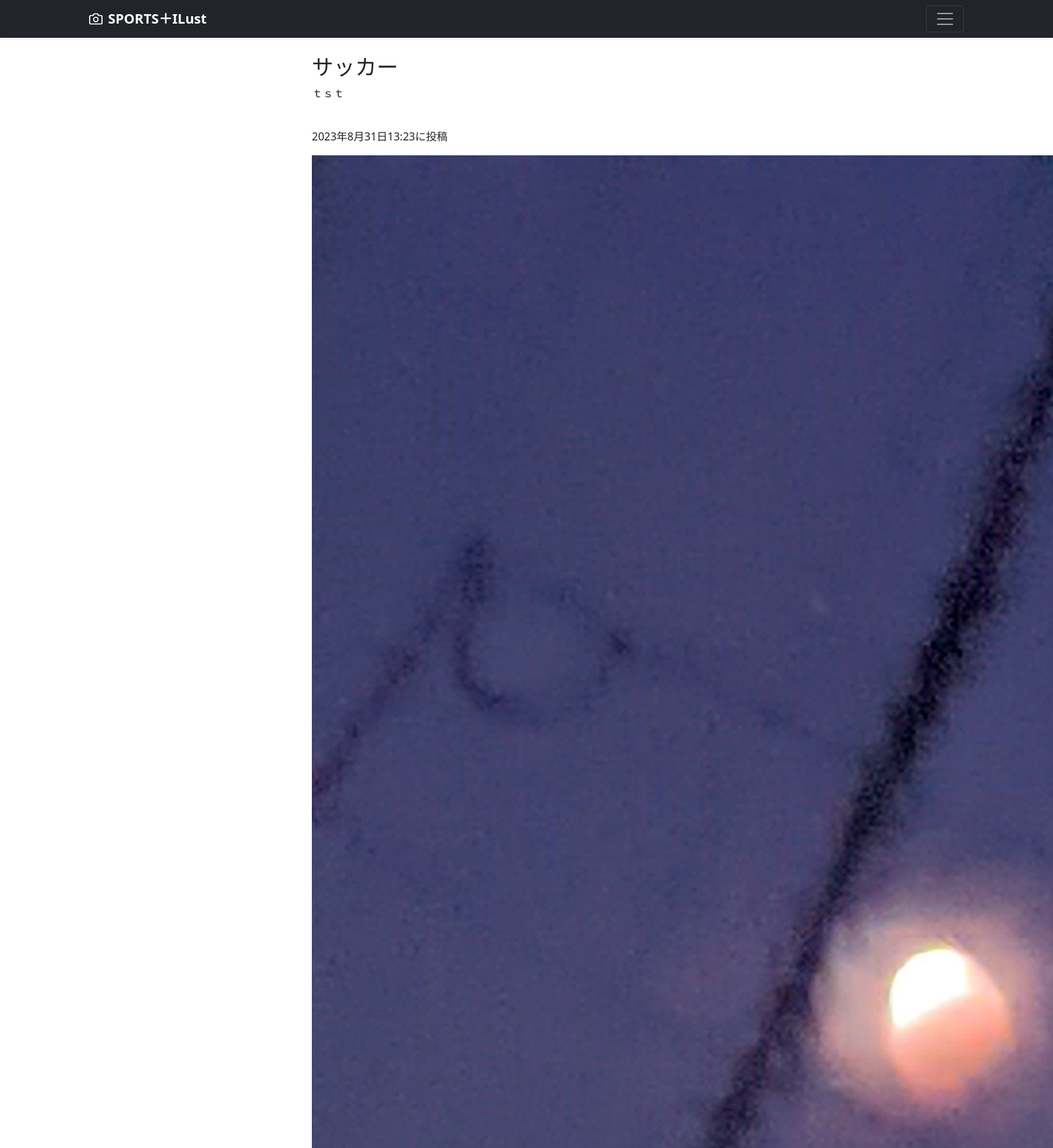
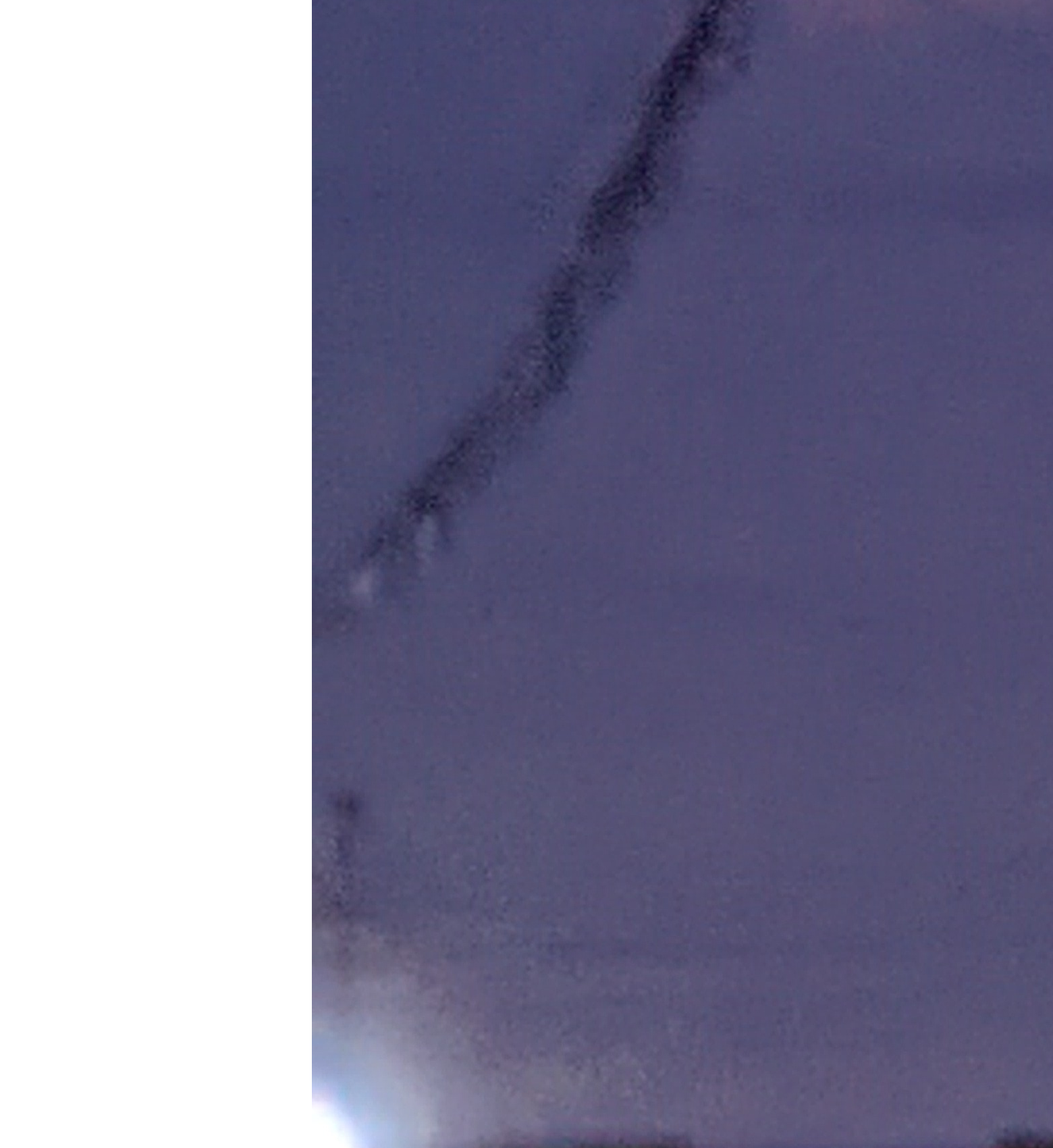
/ilast-detail/4 (signed in, upper part), run on the app's committed database (2 pictures, top to bottom).
### ilast/models.py (models this page shows, shortened)
class IlastoPost(models.Model):
    user = models.ForeignKey(
        CustomUser,
        verbose_name='ユーザー',
        on_delete=models.CASCADE
        )
    category = models.ForeignKey(
        Category,
        verbose_name='カテゴリ',
        on_delete=models.PROTECT
        )
    uniformcolor = models.ForeignKey(
        Uniformcolor,
        verbose_name=' ユニフォームカラー',
        on_delete=models.PROTECT
        )
    title = models.CharField(
        verbose_name='タイトル',
        max_length=200
        )
    comment = models.TextField(
        verbose_name='コメント',
        )
    image1 = models.ImageField(
        verbose_name='イメージ1',
        upload_to = 'ilasts'
        )
    image2 = models.ImageField(
        verbose_name='イメージ2',
        upload_to = 'ilasts',
        blank=True,
        null=True
        )
    posted_at = models.DateTimeField(
        verbose_name='投稿日時',
        auto_now_add=True
        )
    tags = TaggableManager()

### ilast/views.py (the view)
class DetailView(DetailView):
    template_name='detail.html'
    model=IlastoPost

### ilast/templates/detail.html (shortened to what this page needs)
{% extends 'base.html' %}
      {% block contents %}
      <br>
      <div class="container">
        <div class="row">
          <div class="col offset-3">
            <h2>{{object.title}}</h2>
            <p>{{object.comment}}</p>
            <br>
            <p>{{object.posted_at}}に投稿</p>
            <p><img src="{{ object.image1.url }}"></img></p>
      {% endblock %}

### data on the page
IlastoPost: title "サッカー", comment "ｔｓｔ", posted_at "2023年8月31日13:23", image1 (picture)
